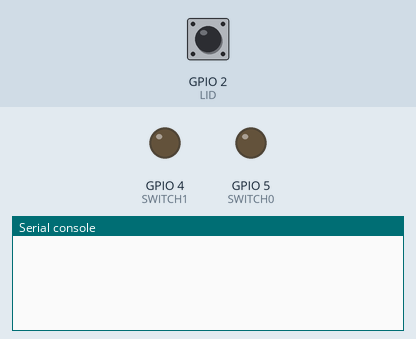
Recording of a program running on a simulated ESP8266 board running MicroPython. Shown: output pins drawn as LEDs (lit = HIGH), the last lines printed to the serial console. The test bench sets the inputs (shaded band); at power-on: GPIO 2 (LID) HIGH.

Above: at 1.2 s.
1.3 s: GPIO 2 (LID) pulled LOW for 0.15 s
At 1.43 s:
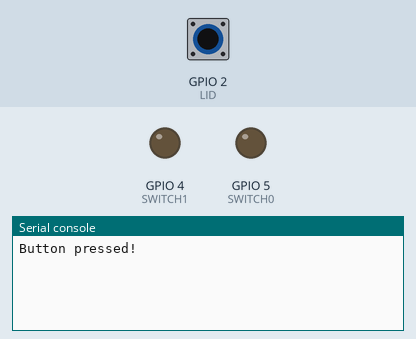
At 2.6 s:
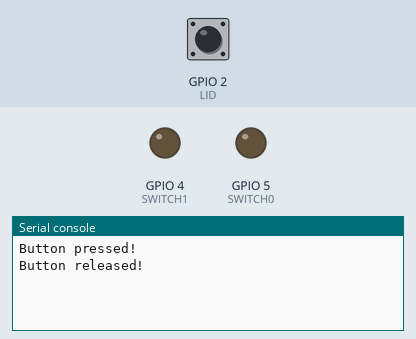

Measured:
- after the input at 1.3 s, the serial console: prints a new line at once (image 1)

The program:

button.py
```python
from machine import Pin
import time

DOOR  = Pin(0, Pin.IN, Pin.PULL_UP)
LID  = Pin(2, Pin.IN, Pin.PULL_UP)
SWITCH0 = Pin(5, Pin.OUT)
SWITCH1 = Pin(4, Pin.OUT)

while True:
    first = LID.value()
    time.sleep(0.01)
    second = LID.value()
    if first and not second:
        print('Button pressed!')
    elif not first and second:
        print('Button released!')
```
